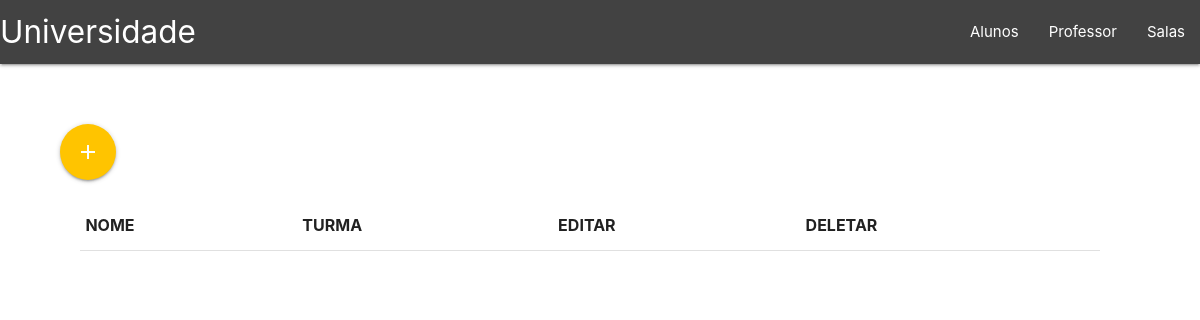
Before: /Professor/Professor.php with the older database file.
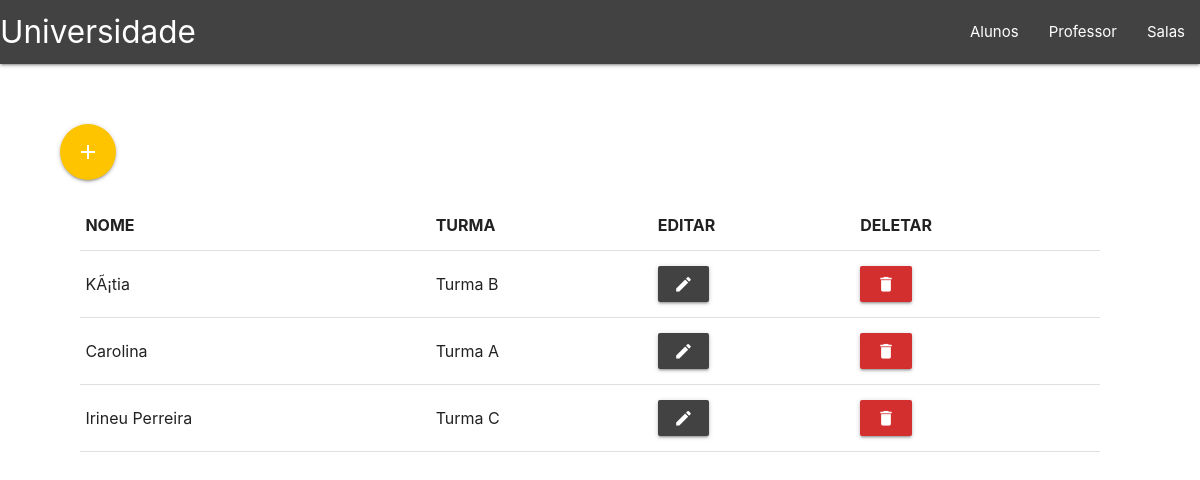
After: the same page with the newer database file.
### tables this page shows
CREATE TABLE IF NOT EXISTS `professor` (
  `id` int(11) NOT NULL AUTO_INCREMENT,
  `nome` varchar(100) NOT NULL,
  `turma` varchar(100) NOT NULL,
  PRIMARY KEY (`id`)
);

### Url.php (called while the page is built)
<?php
$Url = "http://localhost";

### php/read.php (called while the page is built)
<?php
include ("conect/conect.php");
if($page == "professor"){
    $consulta = "SELECT * FROM Professor";
}elseif ($page == "aluno"){
    $consulta = "SELECT * FROM Aluno";
}
$read = $conn->query($consulta) or die ($mysqli->error);

### Professor/Professor.php (the view)
<?php
$page = "professor";
include("../php/read.php");
?>
<?php include("../Head.php"); ?>
<div class="div-lista ">
    <div class="row">
        <legend><a class="amber accent-3 s12 m6 btn-floating btn-large waves-effect waves-light" href="ProfessorCreate.php"><i class="material-icons">add</i></a></legend>
    </div>
    <div class="row transparent">
        <table class="table-lista highlight">
            <thead>
            <tr>
                <th class="s12 m4">NOME</th>
                <th class="s12 m4">TURMA</th>
                <th class="s12 m4">EDITAR</th>
                <th class="s12 m4">DELETAR</th>
            </tr>
            </thead>
            <tbody>
            <?php while ($dado = $read->fetch_array()){?>
                <tr>
                    <td><?php echo $dado["nome"];?></td>
                    <td><?php  echo $dado["turma"];?></td>
                    <td>
                        <a class="waves-effect modal-trigger btn grey darken-3" href="ProfessorEdit.php?id=<?= $dado['id']?>"><i class="material-icons prefix">create</i></a>
                    </td>
                    <td>
                        <a class="waves-effect modal-trigger btn red darken-2" href="../php/delete.php?id=<?= $dado['id']?>&page=professor"><i class="material-icons prefix">delete</i></a>
                    </td>
                </tr>
            <?php }?>
            </tbody>
        </table>
    </div>
</div>
<?php include ("../Footer.php");?>

### Head.php (shortened to what this page needs)
<?php
include("Url.php");
?>
<html>
<head>
    <link rel="stylesheet" href="<?php echo("$Url")?>/SistemaEscolar/materialize/css/materialize.min.css">
    <link rel="stylesheet" href="<?php echo("$Url")?>/SistemaEscolar/Arquivos/css/estilo.css">
</head>
<body>
<nav>
    <div class="nav-wrapper  grey darken-3">
        <a href="<?php echo("$Url")?>/SistemaEscolar/Home.php" class="brand-logo">Universidade</a>
        <ul id="nav-mobile" class="right hide-on-med-and-down">
            <li><a href="<?php echo("$Url")?>/SistemaEscolar/Aluno/Aluno.php">Alunos</a></li>
            <li><a href="<?php echo("$Url")?>/SistemaEscolar/Professor/Professor.php">Professor</a></li>
            <li><a href="#">Salas</a></li>
        </ul>
    </div>
</nav>

### Footer.php (shortened to what this page needs)
<?php include("Url.php");?>
</body>
</html>

### Arquivos/css/estilo.css (style rules this page uses)
.table-lista { margin: 0 0 0 2%; }
.div-lista { margin: 5% 10% 0 5%; }

Changed rows visible on the page:
added professor: nome "KÃ¡tia", turma "Turma B"
added professor: nome "Carolina", turma "Turma A"
added professor: nome "Irineu Perreira", turma "Turma C"
